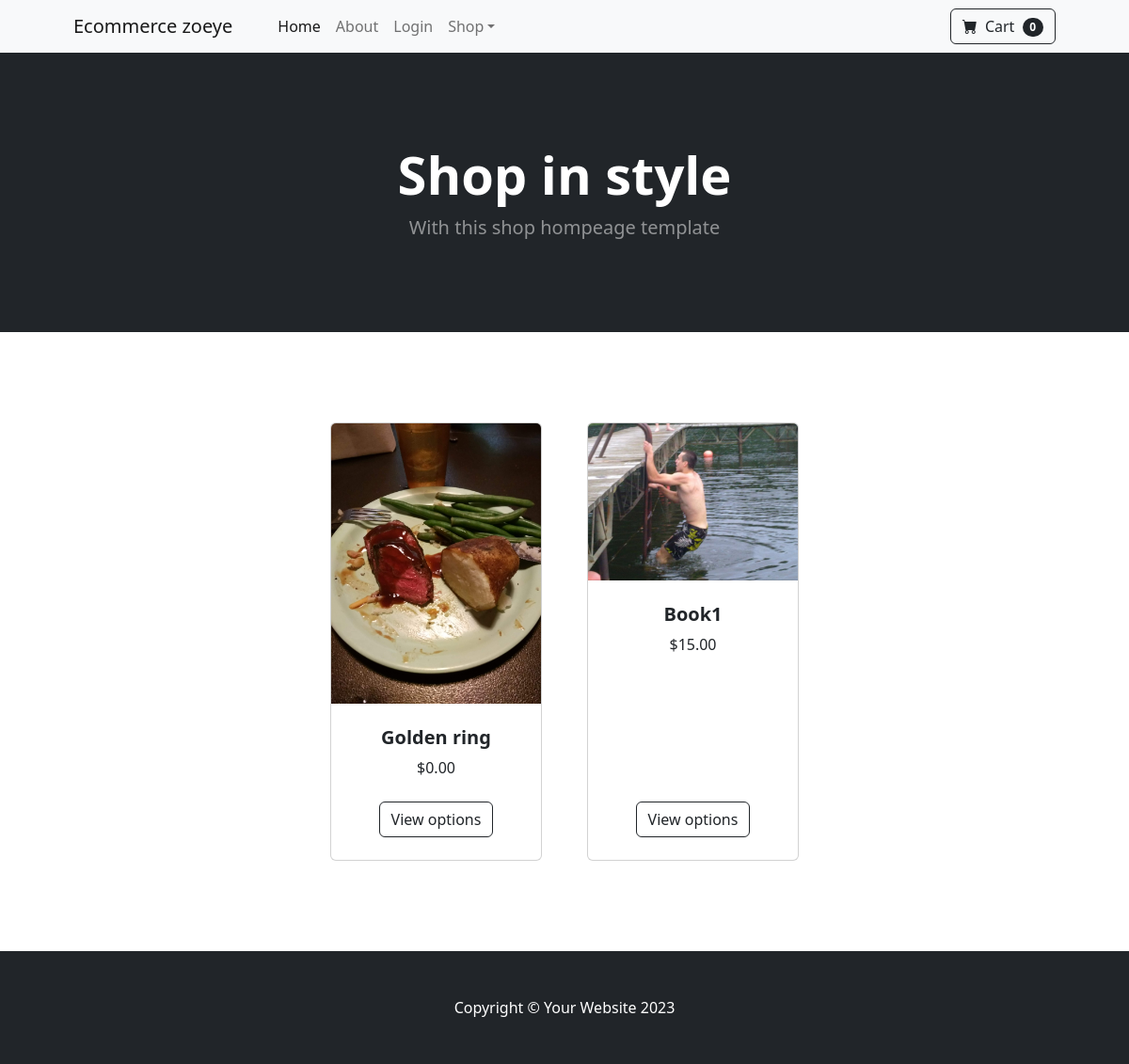
The app's page /, older data.
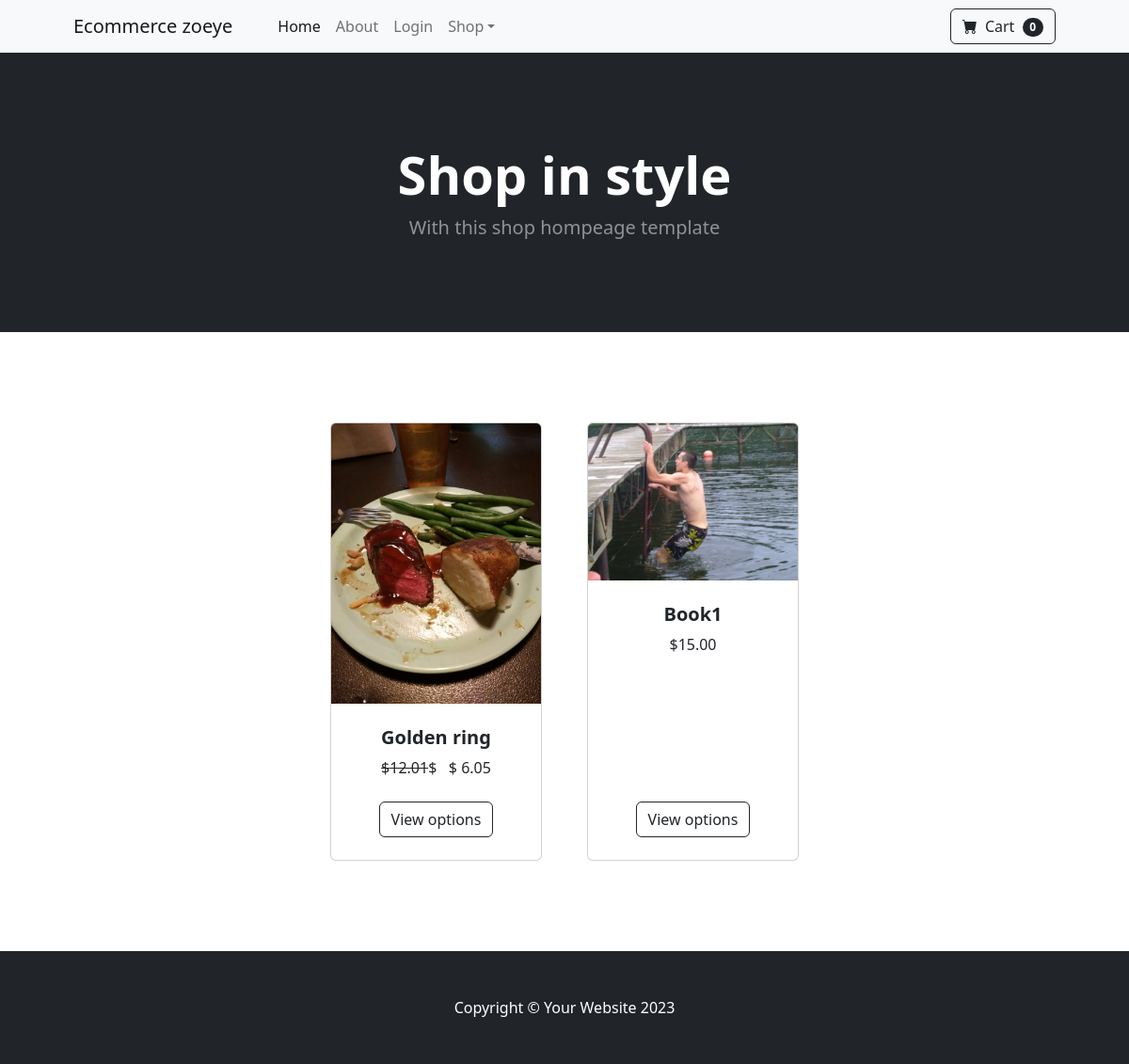
The same page, newer data.
### store/models.py (models this page shows, shortened)
class Product(models.Model):
    name = models.CharField(max_length=100)
    price = models.DecimalField(default=0, decimal_places=2, max_digits=6)
    category = models.ForeignKey(Category, on_delete=models.CASCADE, default=1)
    decription = models.CharField(max_length=2500, default='', blank=True, null = True)
    image = models.ImageField(upload_to='uploads/product/')
    is_sale = models.BooleanField(default=False)
    sale_price = models.DecimalField(default=0, decimal_places=2, max_digits=6)

### store/views.py (the view)
# urls.py: 2. Add a URL to urlpatterns:  path('', views.home, name='home')
def home(request):
    products = Product.objects.all()
    return render(request, 'home.html', {'products': products})

### store/templates/home.html
{% extends 'base.html' %}
{% block content %}
        <header class="bg-dark py-5">
            <div class="container px-4 px-lg-5 my-5">
                <div class="text-center text-white">
                    <h1 class="display-4 fw-bolder">Shop in style</h1>
                    <p class="lead fw-normal text-white-50 mb-0">With this shop hompeage template</p>
                </div>
            </div>
        </header>
        <section class="py-5">
            <div class="container px-4 px-lg-5 mt-5">
                <div class="row gx-4 gx-lg-5 row-cols-2 row-cols-md-3 row-cols-xl-4 justify-content-center">
                    {% for product in products %}
                        {% if product.is_sale %}
                        <div class="col mb-5">
                            <div class="card h-100">
                                <img class="card-img-top" src="{{product.image.url}}" alt="..." />
                                <div class="card-body p-4">
                                    <div class="text-center">
                                        <h5 class="fw-bolder">{{product.name}}</h5>
                                        <strike>${{product.price}}</strike>$
                                        &nbsp;
                                        $   {{product.sale_price}}
                                    </div>
                                </div>
                                <div class="card-footer p-4 pt-0 border-top-0 bg-transparent">
                                    <div class="text-center"><a class="btn btn-outline-dark mt-auto" href="#">View options</a></div>
                                </div>
                            </div>
                        </div>
                        {% else %}
                    <div class="col mb-5">
                        <div class="card h-100">
                            <img class="card-img-top" src="{{product.image.url}}" alt="..." />
                            <div class="card-body p-4">
                                <div class="text-center">
                                    <h5 class="fw-bolder">{{product.name}}</h5>
                                    ${{product.price}}
                                </div>
                            </div>
                            <div class="card-footer p-4 pt-0 border-top-0 bg-transparent">
                                <div class="text-center"><a class="btn btn-outline-dark mt-auto" href="#">View options</a></div>
                            </div>
                        </div>
                    </div>
                        {% endif %}
                    {% endfor %}
                </div>
            </div>
        </section>
{% endblock %}

### store/templates/base.html (shortened to what this page needs)
{% load static %}
<!DOCTYPE html>
<html lang="en">
    <head>
        <link href="https://cdn.jsdelivr.net/npm/bootstrap-icons@1.5.0/font/bootstrap-icons.css" rel="stylesheet" />
        <link href="{% static 'css/styles.css' %}" rel="stylesheet" />
    </head>
    <body>
        {% include 'navbar.html' %}
        {% block content %}
        {% endblock %}
        <footer class="py-5 bg-dark">
            <div class="container"><p class="m-0 text-center text-white">Copyright &copy; Your Website 2023</p></div>
        </footer>
    </body>
</html>

### store/templates/navbar.html (shortened to what this page needs)
<nav class="navbar navbar-expand-lg navbar-light bg-light">
    <div class="container px-4 px-lg-5">
        <a class="navbar-brand" href="#!">Ecommerce zoeye</a>
        <div class="collapse navbar-collapse" id="navbarSupportedContent">
            <ul class="navbar-nav me-auto mb-2 mb-lg-0 ms-lg-4">
                <li class="nav-item"><a class="nav-link active" aria-current="page" href="{% url 'home' %}">Home</a></li>
                <li class="nav-item"><a class="nav-link" href="{% url 'about' %}">About</a></li>
                {% if user.is_authenticated %}
                    <li class="nav-item"><a class="nav-link" href="{% url 'logout' %}">Logout</a></li>
                {% else %}
                    <li class="nav-item"><a class="nav-link" href="{% url 'login' %}">Login</a></li>
                {% endif %}
                <li class="nav-item dropdown">
                    <a class="nav-link dropdown-toggle" id="navbarDropdown" href="#" role="button" data-bs-toggle="dropdown" aria-expanded="false">Shop</a>
                </li>
            </ul>
            <form class="d-flex">
                <button class="btn btn-outline-dark" type="submit">
                    <i class="bi-cart-fill me-1"></i>
                    Cart
                    <span class="badge bg-dark text-white ms-1 rounded-pill">0</span>
                </button>
            </form>
        </div>
    </div>
</nav>

Row changes from the older to the newer data that the page shows:
changed Product "Golden ring": is_sale False → True (drawn); image: picture added; sale_price (not shown) → "6.05"; image: picture removed; price "0.00" → "12.01"
